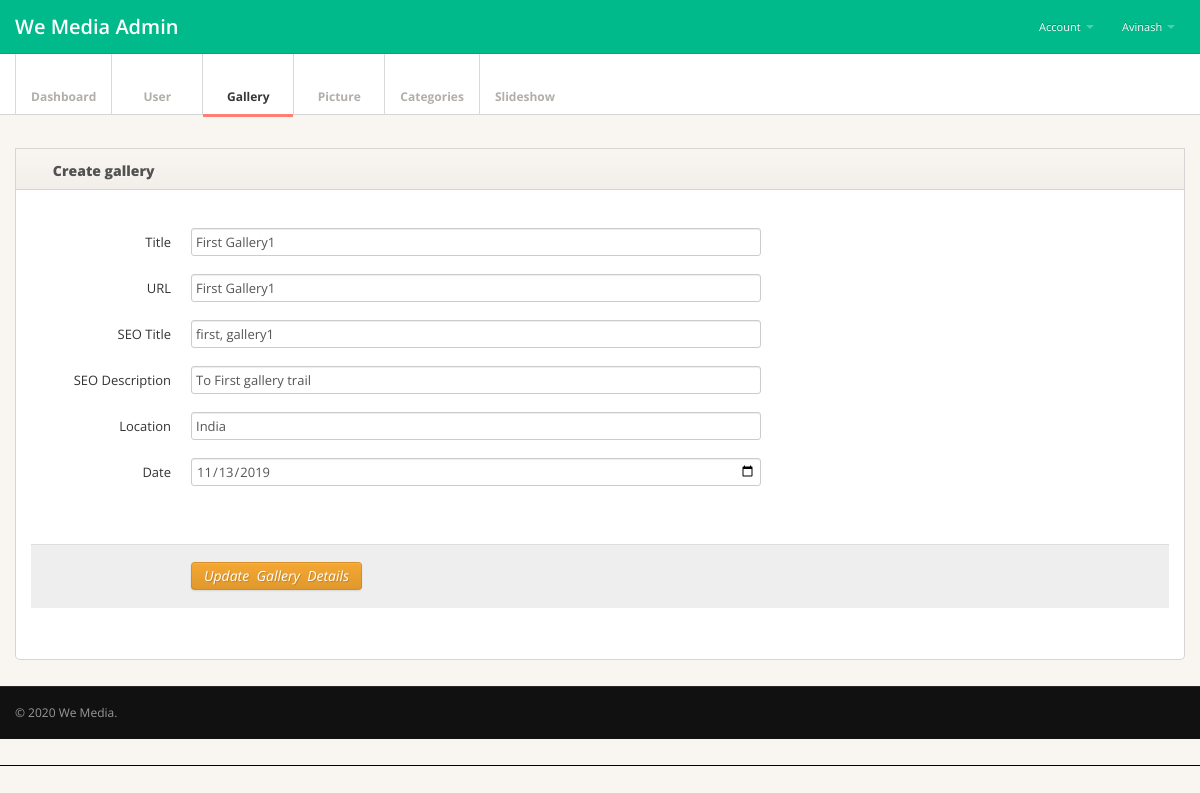
Screenshot of /Super_Admin/gallery.php?edit=1 (signed in) with the database file from the repository.
### tables this page shows
CREATE TABLE `tbl_gallery` (
  `id` int(5) NOT NULL,
  `title` varchar(200) DEFAULT NULL,
  `url` varchar(200) DEFAULT NULL,
  `seo_title` varchar(200) DEFAULT NULL,
  `seo_desc` varchar(200) DEFAULT NULL,
  `location` varchar(50) DEFAULT NULL,
  `c_date` date NOT NULL,
  `date` timestamp NULL DEFAULT CURRENT_TIMESTAMP ON UPDATE CURRENT_TIMESTAMP,
  `status` tinyint(1) DEFAULT '1'
);

### Super_Admin/engine/engine.php (called while the page is built, shortened)
<?php
if(isset($_GET['edit'])){
    $id1=$_GET['edit'];
    if($type=="user"){
	$sql="SELECT * FROM tbl_module_$type WHERE id='$id1'";
    }else{
        $sql="SELECT * FROM tbl_$type WHERE id='$id1'";
    }
    $query=mysqli_query($con,$sql);
  $editData=mysqli_fetch_assoc($query);
  }
?>

### Super_Admin/Manager/gallery/form.php (the view, shortened to what this page needs)
							<div class="tab-pane active" id="formcontrols">
								<form id="edit-profile" class="form-horizontal" action="<?php echo $_SERVER['PHP_SELF'];?>" method="post" enctype="multipart/form-data">
									<fieldset>
													 <div class="control-group">
											<label class="control-label" for="title">Title</label>
											<div class="controls">
												<input type="text" class="span6" id="title" name="title" onkeyup="convertToSlug(this.value);convertToComa(this.value);" value="<?php echo isset($editData)?$editData['title']:"";?>">
											</div>
										</div>
										<div class="control-group">
											<label class="control-label" for="url">URL</label>
											<div class="controls">
												<input type="text" class="span6" id="url" name="url" value="<?php echo isset($editData)?$editData['url']:"";?>">
											</div>
										</div>
										<div class="control-group">
											<label class="control-label" for="seo_title">SEO Title</label>
											<div class="controls">
												<input type="text" class="span6" id="seo_title" name="seo_title" value="<?php echo isset($editData)?$editData['seo_title']:"";?>">
											</div>
										</div>
										<div class="control-group">
											<label class="control-label" for="seo_desc">SEO Description</label>
											<div class="controls">
												<input type="text" class="span6" id="seo_desc" name="seo_desc" value="<?php echo isset($editData)?$editData['seo_desc']:"";?>">
											</div>
										</div>
										<div class="control-group">
											<label class="control-label" for="location">Location</label>
											<div class="controls">
												<input type="text" class="span6" id="location" name="location" value="<?php echo isset($editData)?$editData['location']:"";?>">
											</div>
										</div>
										<div class="control-group">
											<label class="control-label" for="date">Date</label>
											<div class="controls">
												<input type="date" class="span6" id="date" name="dat" value="<?php echo isset($editData)?$editData['c_date']:"";?>">
											</div>
										</div>
										 <br />
										<div class="form-actions">
										<?php
    if(isset($editData)){
	?>
	<button type="submit" class="btn btn-warning" name="u_<?php echo $type;?>"><i class="fa fa-plus-square"> Update &nbsp;<?php echo ucfirst($type);?> &nbsp;Details</i></button>
      <?php
	}else{
	  ?>
<button type="submit" class="btn btn-success" name="c_<?php echo $type;?>"> Create <?php echo ucfirst($type);?></button>
<?php
	}
	  ?>
											</div>
									</fieldset>
								</form>
								</div>

### Super_Admin/css/style.css (style rules this page uses)
body { background: #f9f6f1; font: 13px/1.7em 'Open Sans'; }
input, button, select, textarea { font-family: 'Open Sans'; }

### rows the page displays
tbl_gallery: title "First Gallery1", url "First Gallery1", seo_title "first, gallery1", seo_desc "To First gallery trail", location "India", dat "11/13/2019"

### other values shown
$_SESSION['newAccount-AdminLogin'] "Avinash"
$type "gallery"
$type "Gallery"
